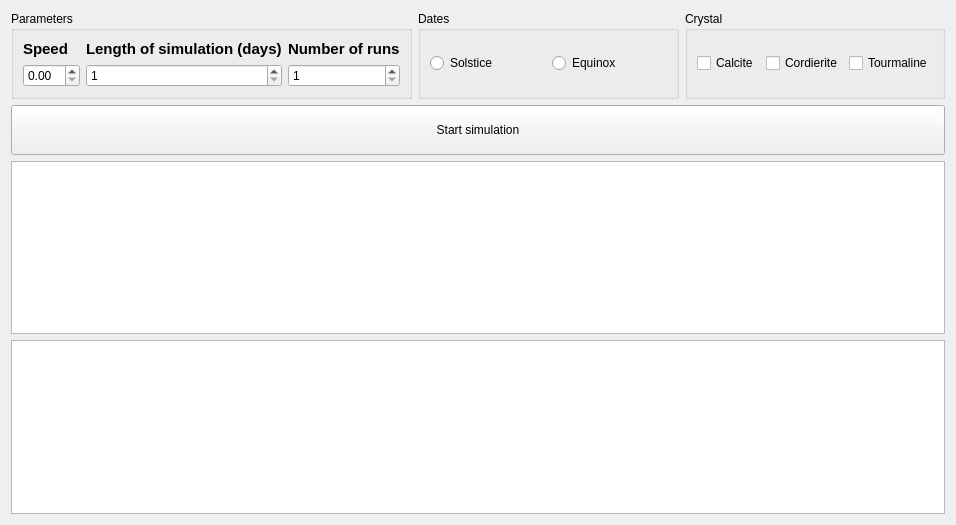
<?xml version="1.0" encoding="UTF-8"?>
<ui version="4.0">
 <class>SailingForm</class>
 <widget class="QWidget" name="SailingForm">
  <property name="geometry">
   <rect>
    <x>0</x>
    <y>0</y>
    <width>956</width>
    <height>525</height>
   </rect>
  </property>
  <property name="windowTitle">
   <string>Form</string>
  </property>
  <layout class="QGridLayout" name="gridLayout_2">
   <item row="1" column="2">
    <widget class="QGroupBox" name="groupBox_2">
     <property name="title">
      <string>Dates</string>
     </property>
     <layout class="QGridLayout" name="gridLayout_4">
      <item row="0" column="1">
       <widget class="QRadioButton" name="equRadioButton">
        <property name="text">
         <string>Equinox</string>
        </property>
       </widget>
      </item>
      <item row="0" column="0">
       <widget class="QRadioButton" name="solRadioButton">
        <property name="text">
         <string>Solstice</string>
        </property>
       </widget>
      </item>
     </layout>
    </widget>
   </item>
   <item row="1" column="1">
    <widget class="QGroupBox" name="groupBox">
     <property name="title">
      <string>Parameters</string>
     </property>
     <layout class="QGridLayout" name="gridLayout_3">
      <item row="1" column="0">
       <widget class="QDoubleSpinBox" name="speedDoubleSpinBox">
        <property name="accelerated">
         <bool>true</bool>
        </property>
       </widget>
      </item>
      <item row="1" column="2">
       <widget class="QSpinBox" name="numOfRunsSpinBox">
        <property name="accelerated">
         <bool>true</bool>
        </property>
        <property name="minimum">
         <number>1</number>
        </property>
        <property name="maximum">
         <number>100000</number>
        </property>
       </widget>
      </item>
      <item row="1" column="1">
       <widget class="QSpinBox" name="simLengthSpinBox">
        <property name="accelerated">
         <bool>true</bool>
        </property>
        <property name="minimum">
         <number>1</number>
        </property>
       </widget>
      </item>
      <item row="0" column="0">
       <widget class="QLabel" name="label_3">
        <property name="font">
         <font>
          <pointsize>11</pointsize>
          <weight>75</weight>
          <bold>true</bold>
         </font>
        </property>
        <property name="text">
         <string>Speed</string>
        </property>
       </widget>
      </item>
      <item row="0" column="1">
       <widget class="QLabel" name="label">
        <property name="font">
         <font>
          <pointsize>11</pointsize>
          <weight>75</weight>
          <bold>true</bold>
         </font>
        </property>
        <property name="text">
         <string>Length of simulation (days)</string>
        </property>
       </widget>
      </item>
      <item row="0" column="2">
       <widget class="QLabel" name="label_4">
        <property name="font">
         <font>
          <pointsize>11</pointsize>
          <weight>75</weight>
          <bold>true</bold>
         </font>
        </property>
        <property name="text">
         <string>Number of runs</string>
        </property>
       </widget>
      </item>
     </layout>
    </widget>
   </item>
   <item row="1" column="3">
    <widget class="QGroupBox" name="groupBox_3">
     <property name="title">
      <string>Crystal</string>
     </property>
     <layout class="QGridLayout" name="gridLayout_5">
      <item row="0" column="1">
       <widget class="QCheckBox" name="cordieriteCheckBox">
        <property name="text">
         <string>Cordierite</string>
        </property>
       </widget>
      </item>
      <item row="0" column="0">
       <widget class="QCheckBox" name="calciteCheckBox">
        <property name="text">
         <string>Calcite</string>
        </property>
       </widget>
      </item>
      <item row="0" column="2">
       <widget class="QCheckBox" name="tourmalineCheckBox">
        <property name="text">
         <string>Tourmaline</string>
        </property>
       </widget>
      </item>
     </layout>
    </widget>
   </item>
   <item row="3" column="1" colspan="3">
    <widget class="QPushButton" name="startPushButton">
     <property name="minimumSize">
      <size>
       <width>0</width>
       <height>50</height>
      </size>
     </property>
     <property name="text">
      <string>Start simulation</string>
     </property>
    </widget>
   </item>
   <item row="4" column="1" colspan="3">
    <widget class="QGraphicsView" name="trajectoryGraphicsView"/>
   </item>
   <item row="5" column="1" colspan="3">
    <widget class="QGraphicsView" name="multipleRunGraphicsView"/>
   </item>
  </layout>
 </widget>
 <resources/>
 <connections/>
</ui>
